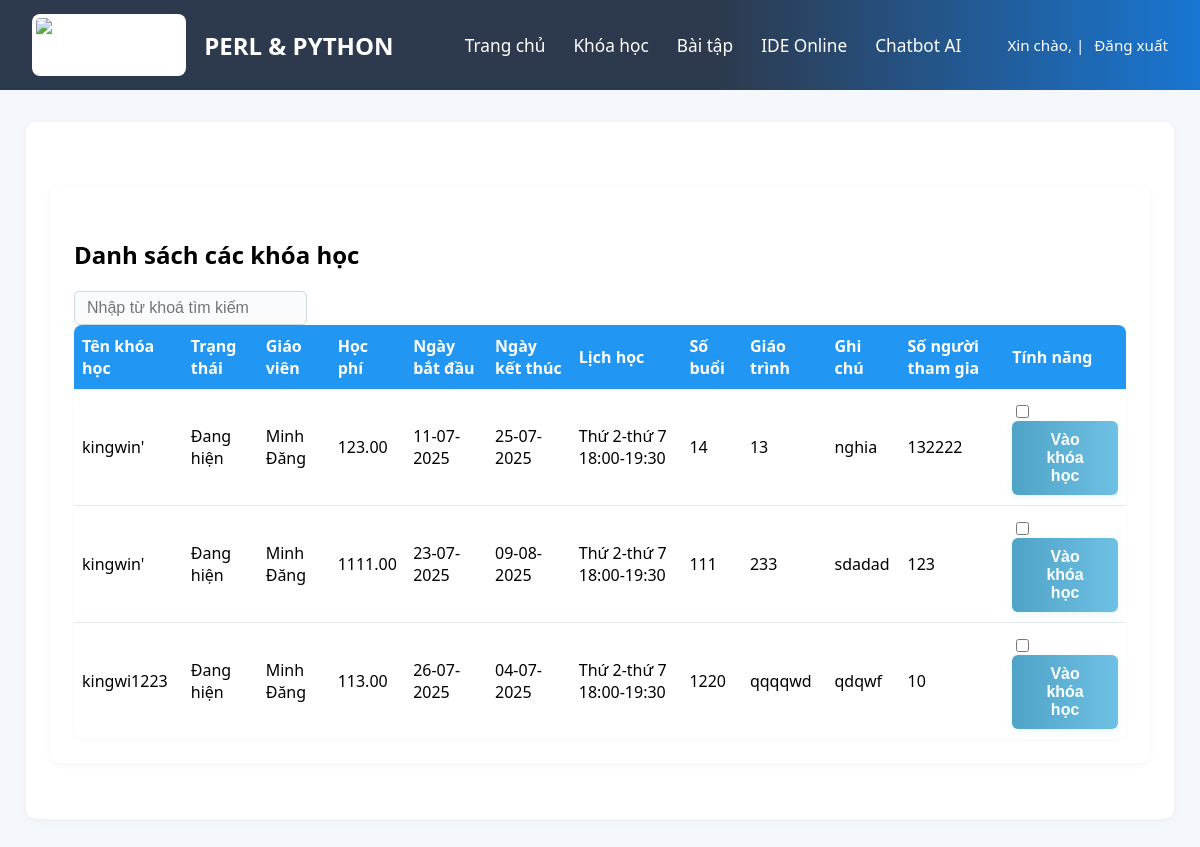
Page /student/khoa-hoc/ on the earlier database version.
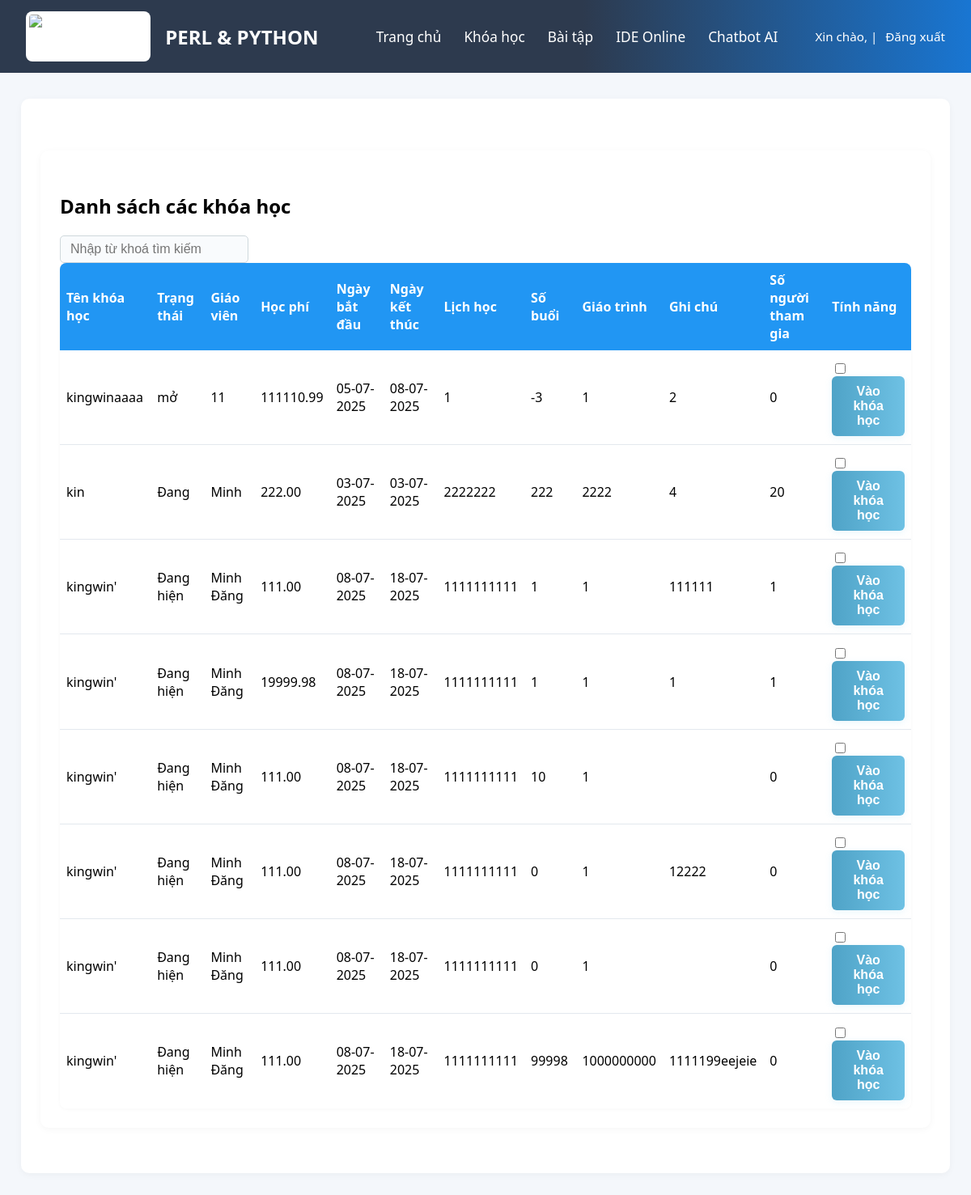
Same page on the later database version.
### teacherapp/models.py (models this page shows, shortened)
class Course(models.Model):
    name = models.CharField(max_length=200)
    status = models.CharField(max_length=50)
    teacher = models.CharField(max_length=100)
    fee = models.DecimalField(max_digits=10, decimal_places=2, null=True, blank=True)
    start_date = models.DateField()
    end_date = models.DateField()
    schedule = models.CharField(max_length=200)
    sessions = models.IntegerField(default=0)  # Tổng số buổi
    curriculum = models.TextField(blank=True)
    note = models.TextField(blank=True)
    participants = models.IntegerField(default=0)
    created_by = models.ForeignKey(User, on_delete=models.CASCADE, null=True, blank=True)

### studentapp/views.py (the view)
# urls.py: path('khoa-hoc/', views.khoa_hoc, name='khoa_hoc'),
def khoa_hoc(request):
    courses = Course.objects.all()  # Lấy tất cả các khóa học do giáo viên tạo
    return render(request, "student_page/Khoa_hoc.html", {"courses": courses})

### templates/student_page/Khoa_hoc.html (shortened to what this page needs)
{% extends 'student_page/student_base.html' %}
{% load static %}
{% block extra_css %}
    <link rel="stylesheet" href="{% static 'css/course_management.css' %}">
{% endblock %}
{% block content %}
<div class="main-content">
    <div class="page-header">
        <h2>Danh sách các khóa học</h2>
        <div class="header-actions">
            <input type="text" placeholder="Nhập từ khoá tìm kiếm">
        </div>
    </div>
    <table class="class-table">
        <thead>
            <tr>
                <th>Tên khóa học</th>
                <th>Trạng thái</th>
                <th>Giáo viên</th>
                <th>Học phí</th>
                <th>Ngày bắt đầu</th>
                <th>Ngày kết thúc</th>
                <th>Lịch học</th>
                <th>Số buổi</th>
                <th>Giáo trình</th>
                <th>Ghi chú</th>
                <th>Số người tham gia</th>
                <th>Tính năng</th>
            </tr>
        </thead>
        <tbody>
            {% for course in courses %}
            <tr>
                <td>{{ course.name }}</td>
                <td>{{ course.status }}</td>
                <td>{{ course.teacher }}</td>
                <td>{{ course.fee }}</td>
                <td>{{ course.start_date|date:"d-m-Y" }}</td>
                <td>{{ course.end_date|date:"d-m-Y" }}</td>
                <td>{{ course.schedule }}</td>
                <td>{{ course.sessions }}</td>
                <td>{{ course.curriculum }}</td>
                <td>{{ course.note }}</td>
                <td>{{ course.participants }}</td>
                <td>
                    <input type="checkbox" class="course-checkbox" style="margin-right:10px; vertical-align:middle;" onclick="event.stopPropagation();" />
                    <button class="enter-course-btn custom-btn" onclick="checkCheckbox(this)">Vào khóa học</button>
                </td>
            </tr>
            {% endfor %}
        </tbody>
    </table>
</div>
{% endblock %}

Differences in the rows shown:
removed Course: name "kingwin'", status "Đang hiện", teacher "Minh Đăng", fee "123.00", start_date "11-07-2025", end_date "25-07-2025", schedule "Thứ 2-thứ 7 18:00-19:30", sessions "14", curriculum "13", note "nghia", participants "132222"
removed Course: name "kingwin'", status "Đang hiện", teacher "Minh Đăng", fee "1111.00", start_date "23-07-2025", end_date "09-08-2025", schedule "Thứ 2-thứ 7 18:00-19:30", sessions "111", curriculum "233", note "sdadad", participants "123"
removed Course: name "kingwi1223", status "Đang hiện", teacher "Minh Đăng", fee "113.00", start_date "26-07-2025", end_date "04-07-2025", schedule "Thứ 2-thứ 7 18:00-19:30", sessions "1220", curriculum "qqqqwd", note "qdqwf", participants "10"
added Course: name "kingwinaaaa", status "mở", teacher "11", fee "111110.99", start_date "05-07-2025", end_date "08-07-2025", schedule "1", sessions "-3", curriculum "1", note "2", participants "0"
added Course: name "kin", status "Đang", teacher "Minh", fee "222.00", start_date "03-07-2025", end_date "03-07-2025", schedule "2222222", sessions "222", curriculum "2222", note "4", participants "20"
added Course: name "kingwin'", status "Đang hiện", teacher "Minh Đăng", fee "111.00", start_date "08-07-2025", end_date "18-07-2025", schedule "1111111111", sessions "1", curriculum "1", note "111111", participants "1"
added Course: name "kingwin'", status "Đang hiện", teacher "Minh Đăng", fee "19999.98", start_date "08-07-2025", end_date "18-07-2025", schedule "1111111111", sessions "1", curriculum "1", note "1", participants "1"
added Course: name "kingwin'", status "Đang hiện", teacher "Minh Đăng", fee "111.00", start_date "08-07-2025", end_date "18-07-2025", schedule "1111111111", sessions "10", curriculum "1", participants "0"
added Course: name "kingwin'", status "Đang hiện", teacher "Minh Đăng", fee "111.00", start_date "08-07-2025", end_date "18-07-2025", schedule "1111111111", sessions "0", curriculum "1", note "12222", participants "0"
added Course: name "kingwin'", status "Đang hiện", teacher "Minh Đăng", fee "111.00", start_date "08-07-2025", end_date "18-07-2025", schedule "1111111111", sessions "0", curriculum "1", participants "0"
added Course: name "kingwin'", status "Đang hiện", teacher "Minh Đăng", fee "111.00", start_date "08-07-2025", end_date "18-07-2025", schedule "1111111111", sessions "99998", curriculum "1000000000", note "1111199eejeie", participants "0"
